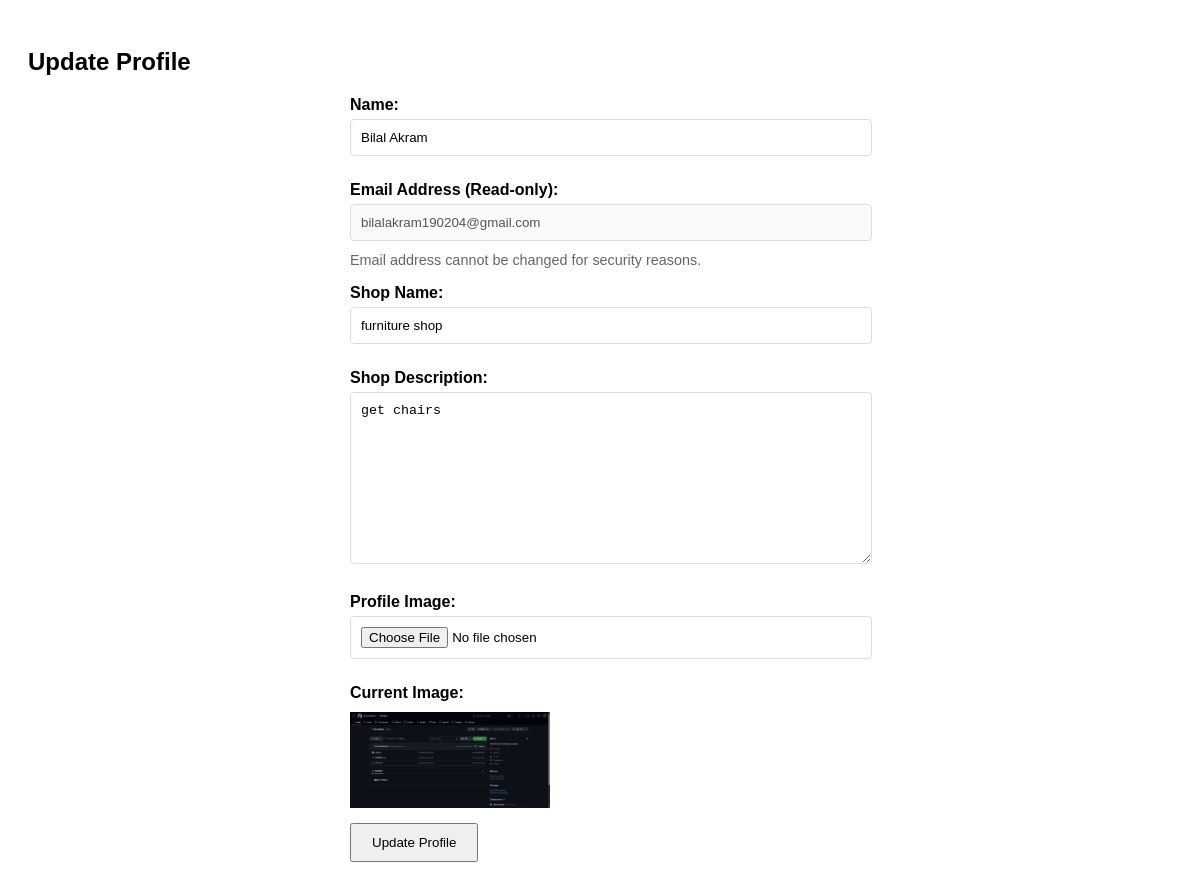
The page /profile/update/ (signed in) on the database its author committed.
### seller/models.py (models this page shows, shortened)
class Seller(models.Model):
    user = models.OneToOneField(User, on_delete=models.CASCADE, null=True, blank=True)
    name = models.CharField(max_length=100)
    email = models.EmailField(unique=True)
    shop_name = models.CharField(max_length=100)
    shop_description = models.TextField(null=True, blank=True)
    address = models.TextField(null=True, blank=True)  # Business address field
    image = models.BinaryField(blank=True, null=True, editable=True)  # Storing image as binary data (BLOB)
    rating = models.FloatField(null=True, blank=True)
    created_at = models.DateTimeField(default=timezone.now)
    updated_at = models.DateTimeField(auto_now=True)
    stripe_account_id = models.CharField(max_length=255, blank=True, null=True)
    def get_image_base64(self):
        if self.image:
            return base64.b64encode(self.image).decode('utf-8')
        return None
    image_data = property(get_image_base64)

### seller/views.py (the view)
# urls.py: path('profile/update/', views.update_seller_view, name='seller_update'),
@login_required
def update_seller_view(request):
    seller = get_object_or_404(Seller, user=request.user)
    if request.method == 'POST':
        form = SellerUpdateForm(request.POST, request.FILES, instance=seller)
        if form.is_valid():
            seller = form.save()  # Let the form handle image upload
            seller.updated_at = timezone.now()
            seller.save()
            messages.success(request, 'Seller profile updated successfully.')
            return redirect('sellers:seller_profile')
    else:
        form = SellerUpdateForm(instance=seller)
    return render(request, 'seller/seller_update.html', {'form': form})

### seller/forms.py (shortened to what this page needs)
class SellerUpdateForm(forms.ModelForm):
    image = forms.FileField(required=False)
    email = forms.EmailField(disabled=True, required=False)  # Make email read-only
    class Meta:
        model = Seller
        fields = ['name', 'email', 'shop_name', 'shop_description', 'address', 'image']

### buyer/context_processors.py (called while the page is built, shortened)
def user_sidebar_data(request):
    context = {
        'user_type': None,
        'buyer': None,
        'seller': None,
        'image_base64': None
    }
    if hasattr(request, 'user') and request.user.is_authenticated:
        try:
            buyer = Buyer.objects.filter(email=request.user.email).first()
        except Buyer.DoesNotExist:
            pass
        try:
            seller = Seller.objects.filter(email=request.user.email).first()
            if seller:
                context.update({
                    'user_type': 'seller',
                    'seller': seller,
                    'image_base64': seller.get_image_base64() if seller.image else None
                })
                return context
        except Seller.DoesNotExist:
            pass
    return context

### seller/templates/seller/seller_update.html (shortened to what this page needs)
<!DOCTYPE html>
<html lang="en">
<head>
</head>
<body>
  <h2>Update Profile</h2>
  <form method="POST" enctype="multipart/form-data">
    <div class="form-group">
      <label for="{{ form.name.id_for_label }}">Name:</label>
      {{ form.name }}
    </div>
    <div class="form-group">
      <label for="{{ form.email.id_for_label }}">Email Address (Read-only):</label>
      {{ form.email }}
      <small style="color: #666; font-size: 0.9rem;">Email address cannot be changed for security reasons.</small>
    </div>
    <div class="form-group">
      <label for="{{ form.shop_name.id_for_label }}">Shop Name:</label>
      {{ form.shop_name }}
    </div>
    <div class="form-group">
      <label for="{{ form.shop_description.id_for_label }}">Shop Description:</label>
      {{ form.shop_description }}
    </div>
    <div class="form-group">
      <label for="{{ form.image.id_for_label }}">Profile Image:</label>
      {{ form.image }}
    </div>
    {% if seller.get_image_base64 %}
    <div class="form-group">
      <label>Current Image:</label>
      <img id="imgPreview" alt="Current Image">
    </div>
    {% endif %}
    <button type="submit">Update Profile</button>
  </form>
</body>
</html>

### seller/templates/seller/seller_update.html (style rules this page uses)
body { font-family: Arial; padding: 20px; }
form { max-width: 500px; margin: auto; }
input, textarea { width: 100%; padding: 10px; margin-bottom: 10px; }
button { padding: 10px 20px; }
img { max-width: 200px; display: block; margin: 10px 0; }
.form-group { margin-bottom: 15px; }
.form-group label { display: block; margin-bottom: 5px; font-weight: bold; }
.form-group input, .form-group textarea { width: 100%; padding: 10px; border: 1px solid #ddd; border-radius: 4px; }

### rows shown on the page
Seller: name "Bilal Akram", email "bilalakram190204@gmail.com", shop_name "furniture shop", shop_description "get chairs"
